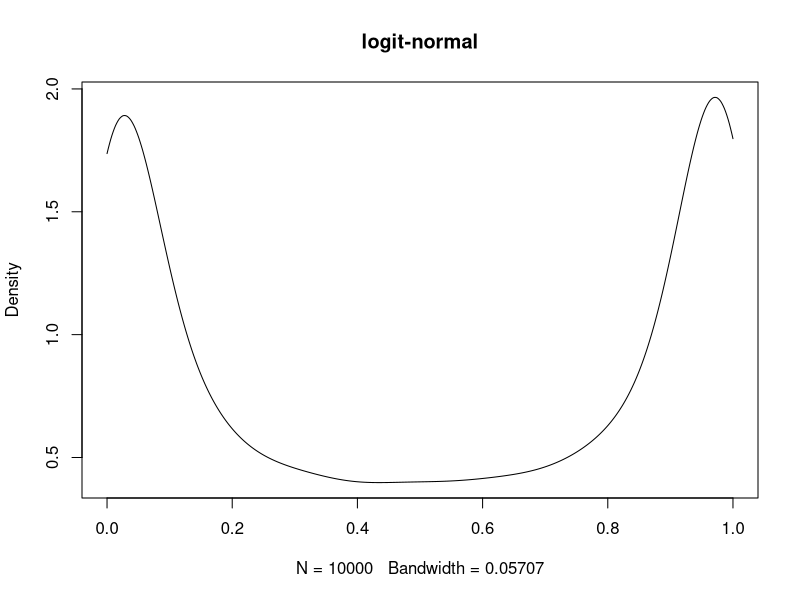
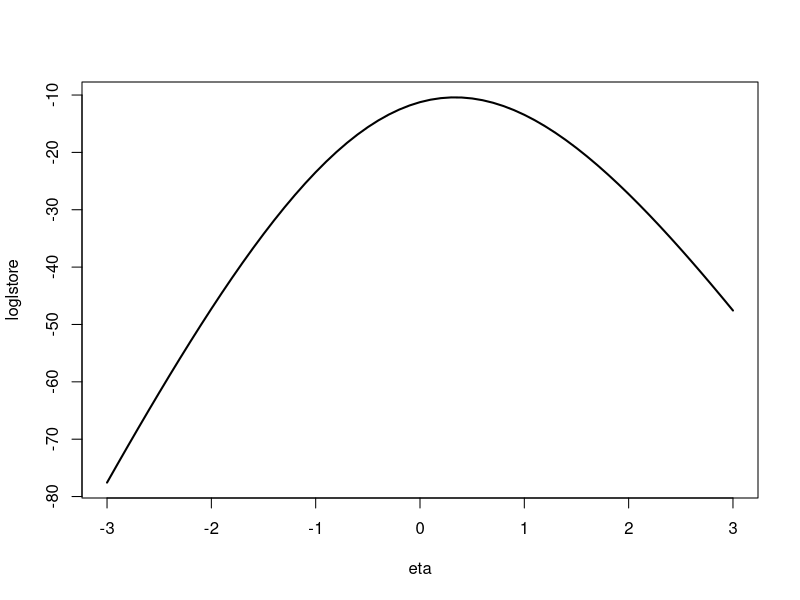
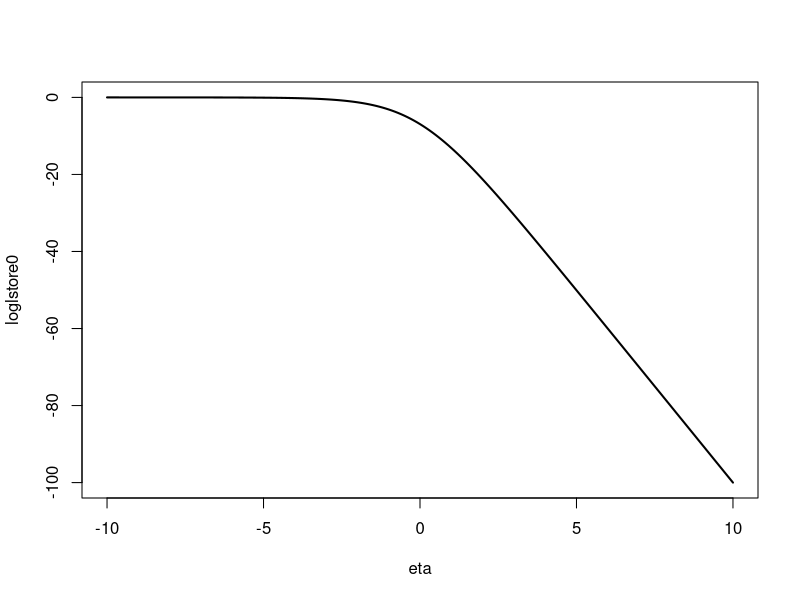
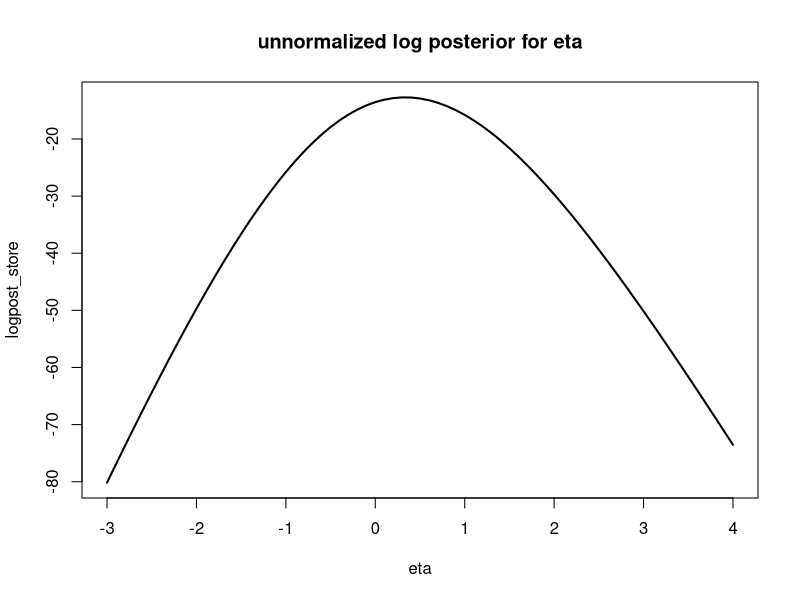
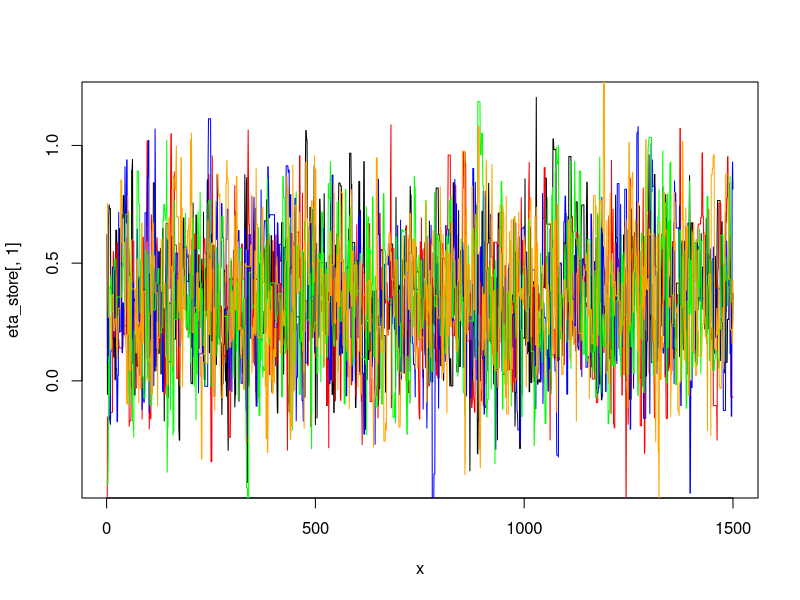
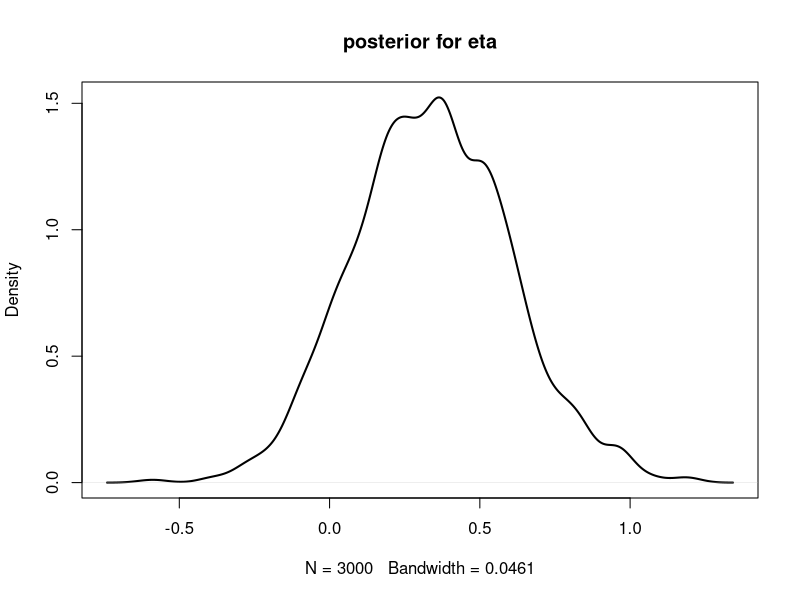
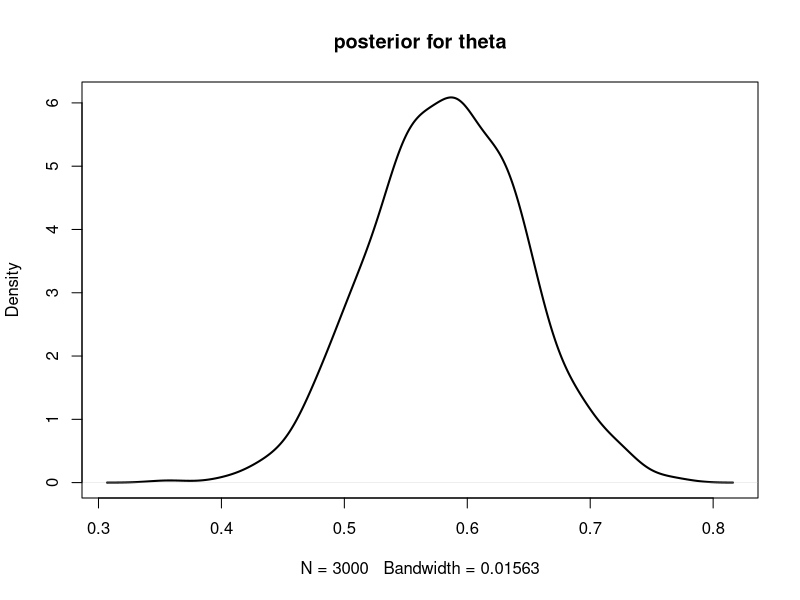
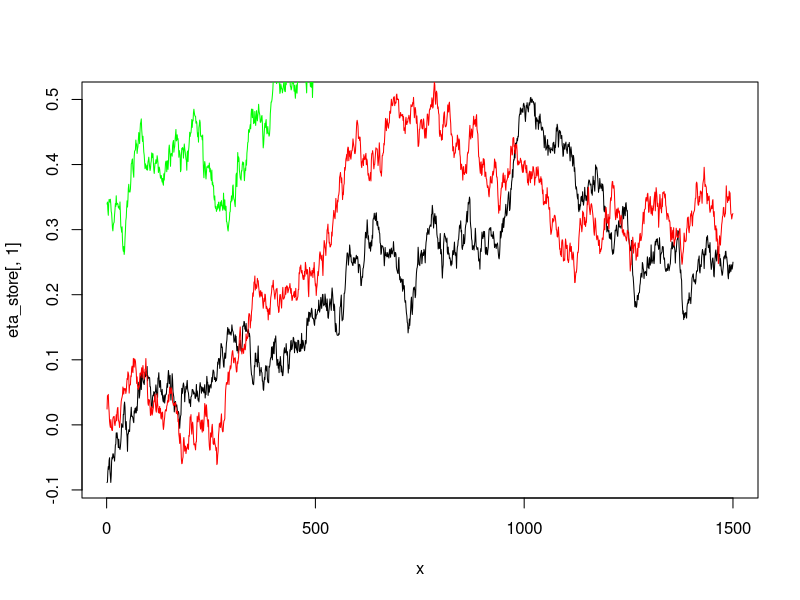

Write R code to recreate these figures, in order.
###Metropolis-Hastings Example 1: Simple Binomial logit model
library(MASS)
library(mvtnorm)  ##multivariate normal and t  distributions
library(arm)    #gives access to logit( and invlogit  functions)
library(LearnBayes)  #laplace function

## Binomial - logit-normal 

# setwd("~/Patrick/Stat314-2017/code/")  #Should be unnecessary as 
                                         ##data given in code

set.seed(29663)

### simple Binomial - logit-normal  example
## set-up the data
Y <- c(6,7,5,5,4,8)
N <- rep(10,length(Y))
NmY <- N-Y

#get some basic summary statistics
sumY <- sum(Y)
sumNmY <- sum(N-Y)

##We will assume a binomial likelihood but instead of a 
##conjugate Beta(a,b) prior we will adopt a 
##logit-normal prior for theta, i.e logit(theta) ~Normal(mu,sigma2)

###############################################################################
### Explore  the logit-normal density by plotting

################################################################################
##first define a function to draw values from the logit-normal distribution.
##could also use the logitnorm package
rlogitnormal <- function(n,mu,sigma) {
  require(arm)
 l <- rnorm(n=n,mean=mu,sd=sigma)
 theta <- invlogit(l)
 return(theta)
}

##specify parameters of the prior for this illustration
mu_prior <- logit(0.5)
sigma_prior <- 4  ##Note this is sigma not sigma^2
testtheta <- rlogitnormal(n=10000,mu=mu_prior,sigma=sigma_prior)
plot(density(testtheta,from=0,to=1),main="logit-normal")
summary(testtheta)

#####################################################################################################

### Set up functions to evaluate the log-likelihood and log 
#(unnormalized posterior)

######################################################################################################

###Function to compute the log-likelihood for a given 
#logit(probability)

loglike_binom_logit <- function(eta,Y,N)  {
  theta <- invlogit(eta)
  logl <- dbinom(Y,N,prob=theta,log=TRUE)
  return(sum(logl))
}

##test this out
loglike_binom_logit(eta=0,Y=Y,N=N)
loglike_binom_logit(eta=-3,Y=Y,N=N)
loglike_binom_logit(eta=3,Y=Y,N=N)

###plot the log likelihood as a function of eta

eta <- seq(from=-3,to=3,by=0.1) ##range over  which to evaluate the 
                                ##log-likelihood
loglstore <- rep(NA,length(eta))  #object to store the log-likelihood 
                                  #values
for (i in 1:length(eta)) {
  loglstore[i] <- loglike_binom_logit(eta=eta[i],Y=Y,N=N)
}


plot(eta,loglstore,type="l",lwd=2)

##Aside ###What if observe a sequence of zeros
Y0 <- rep(0,10)
N0 <- rep(1,10)

eta <- seq(from=-10,to=10,by=0.1)
loglstore0 <- rep(NA,length(eta))
for (i in 1:length(eta)) {
  loglstore0[i] <- loglike_binom_logit(eta=eta[i],Y=Y0,N=N0)
}

###plot the log likelihood as a function of eta

plot(eta,loglstore0,type="l",lwd=2)
arm::invlogit(-10)
arm::invlogit(-5)

loglike_binom_logit(eta=-10,Y=Y0,N=N0)
loglike_binom_logit(-5,Y0,N0)
loglike_binom_logit(0,Y0,N0)

###set-up a function to compute the log-unnormalised posterior
##note the likelihhod function is passed in as a parameter

logpost_binom_logit <- function(eta,likefunc,priormean,priorsd,Y,N) {
  logpost <- likefunc(eta,Y,N) + 
    dnorm(eta,mean=priormean,sd=priorsd,log=TRUE)
  return(logpost)
}


##try out the log - posterior at a few values
testpost1 <- logpost_binom_logit(eta=logit(0.1),
                          likefunc=loglike_binom_logit,
                          priormean=mu_prior,priorsd=sigma_prior,Y=Y,N=N)
testpost1

testpost5 <- logpost_binom_logit(eta=logit(0.5),
                              likefunc=loglike_binom_logit,
                              priormean=mu_prior,priorsd=sigma_prior,Y=Y,N=N)

testpost5

###plot the unormalized posterior for eta
eta <- seq(from=-3, to=4,by=0.1)
logpost_store <- rep(NA,length(eta))  ##vector to store values of the 
                                      ## log-posterior
for (i in 1:length(eta)) {
  logpost_store[i] <- logpost_binom_logit(eta=eta[i],
                                  likefunc=loglike_binom_logit,
                                  priormean=mu_prior,priorsd=sigma_prior,
                                  Y=Y,N=N)
}

summary(logpost_store)
plot(cbind(eta,logpost_store),
     main="unnormalized log posterior for eta",type="l",lwd=2)

##########################################################################################################
####Try and build an approximation to the posterior based on 
#maximization of the log unnormalized posterior

############################################################################
##try out laplace() from the LearnBayes packageto get posterior mode and
##variance approximation
#################################################################################################

posapprox <- laplace(logpost_binom_logit,mode=logit(0.5),
                     likefunc=loglike_binom_logit,priormean=mu_prior,
                     priorsd=sigma_prior,Y=Y,N=N)
posapprox

mean_approx_eta <- posapprox$mode
sd_approx_eta <- sqrt(posapprox$var)
sd_approx_eta

###So our initial approximation is. Normal(mean_approx_eta,ad_approx_eta)

#We need an overdispersed approximation to the posterior to generate starting 
# values hence:

sd_start <- 2 * sd_approx_eta   #Could inflate by more

##We will use random-walk Metropolis algorithm in 
#which the jumping distribution is centred on the current value with 
#variance  reccommended by Gelman et al: 2.4^2/d * Vapprox, 
#d= dimension which is one in this case


sd_jump <- 2.4*sd_approx_eta

#sd_jump <- 0.01   ##experiment with poor jumping density

#########################################################################
## Set-up for Metropolis-Hastings 
## We will use a symmetric jumping density -
##univariate normal in this case, as we are dealing with a scalar parameter
########################################################################
nchains <- 5
simnum <- 1500
#burnin <- 500     ##hashed out because we will experiment with different
                    ##burn-in periods; display traceplots for


## set-up structures 
eta_store <- matrix(nrow=simnum,ncol=nchains)
accept_store <- matrix(nrow=simnum,ncol=nchains)


for (j in 1:nchains) {
   ##draw initial value  ideally from over-dispersed approximation to 
   ## posterior
  oldeta <- rnorm(n=1,mean=mean_approx_eta,sd=sd_start)
  for (i in 1:simnum) {
       ##draw proposal from the jumping distribution
    eta_prop <- rnorm(n=1,mean=oldeta,sd=sd_jump)
    ####symmetric jumping density so we can just us the metropolis version of the algorithm
    
    ##evaluate log posterior at the proposal  #log-likelihood + log prior
    logpost_prop <-  logpost_binom_logit(eta=eta_prop,
                                         likefunc=loglike_binom_logit,
                                         priormean=mu_prior,
                                         priorsd=sigma_prior,
                                         Y=Y,N=N)  
    #
    ##evalute the log posterior at the current value
    ##evaluate log posterior at the proposal
    logpost_old <- logpost_binom_logit(eta=oldeta,
                                       likefunc=loglike_binom_logit,
                                       priormean=mu_prior,
                                       priorsd=sigma_prior,
                                       Y=Y,N=N) 
    
    ##compute the acceptance ratio  
    logrMH <- logpost_prop-logpost_old  #symmetric jumping density  so only need log posterior
    
    ##check whether  to accept
    accept <- (log(runif(1)) < logrMH)
    accept_store[i,j] <- as.numeric(accept)
    
    if (accept) {
      oldeta <- eta_prop
    }
    eta_store[i,j] <- oldeta
   } ###end loop over iterations
  }  ##end loop over chains

# check acceptance rates
colMeans(accept_store)

###traceplots - all iterations
x <- seq(from=1,to=simnum,by=1)
plot(x,eta_store[,1],type="l")
lines(x,eta_store[,2],col="red")
lines(x,eta_store[,3],col="blue")
lines(x,eta_store[,4],col="green")
lines(x,eta_store[,5],col="orange")

##Gelman-rubin diagnostic
###drop burn_in
burnin <- 500
poseta <- eta_store[(burnin+1):simnum,]

##Chunk each  posterior  chains into  two pieces  
## and reassemble as a matrix

possize <- nrow(poseta)

n1 <- round(possize/2)  ##size of first chunk

chunk1 <- poseta[1:n1,]
chunk2 <- poseta[(round(possize/2)+1):possize,]

poseta_chunked <- cbind(chunk1,chunk2)

str(poseta_chunked)

##obtain the chain means
chain_mean <- colMeans(poseta)
##obtain the within chain variance
chain_sd <- apply(poseta,MARGIN=2,FUN=sd)
chain_var <- chain_sd^2
W = mean(chain_var)
##get between chain variance

possize_chunked <- nrow(poseta_chunked)
B <- possize_chunked*(sd(chain_mean))^2

##Now build the components of the Gelman-Rubin statistic

Vplus <- ((possize_chunked-1)/possize_chunked) * W + (1/possize_chunked)*B
Rhat <- sqrt(Vplus/W)
Rhat

##compute  estimated effective sample size, using Coda

poseta.mcmc <- coda::as.mcmc(poseta_chunked )
poseta.mcmc.list <- coda::mcmc.list(poseta.mcmc[,1],
                                    poseta.mcmc[,2],
                                    poseta.mcmc[,3],
                                    poseta.mcmc[,4],
                                    poseta.mcmc[,5],
                                    poseta.mcmc[,6],
                                    poseta.mcmc[,7],
                                    poseta.mcmc[,8],
                                    poseta.mcmc[,9],
                                    poseta.mcmc[,10] )

codaNeff <- coda::effectiveSize(poseta.mcmc.list)

codaNeff

##summarise the posterior for eta
##combine posterior samples from the separate chains

poseta_pooled <- poseta[,1]
for (j in 2:nchains) {
  poseta_pooled <- c(poseta_pooled,poseta_chunked[,j])
}

summary(poseta_pooled)
plot(density(poseta_pooled),main="posterior for eta",lwd=2)

##should transform back to probability scale
postheta_pooled <- invlogit(poseta_pooled)
summary(postheta_pooled)
plot(density(postheta_pooled,adjust=1.4),main="posterior for theta",lwd=2)
##95% credible interval  for theta
quantile(postheta_pooled,probs=c(0.025,0.5,0.975))

##probability theta > 0.75
mean((postheta_pooled > 0.75))
summary(postheta_pooled)



# Illustrate what  happens with  a  poorly chosen jumping distribution --------

sd_jump <- 0.01   ##experiment with poor jumping density

#########################################################################
## Set-up for Metropolis-Hastings 
## We will use a symmetric jumping density -
##univariate normal in this case as we are dealing with a scalar parameter
########################################################################
nchains <- 5
simnum <- 1500
#burnin <- 500     ##hashed out because we will experiment with different burn - in
##periods; display traceplots for


## set-up structures 
eta_store <- matrix(nrow=simnum,ncol=nchains)
accept_store <- matrix(nrow=simnum,ncol=nchains)


for (j in 1:nchains) {
  ##draw initial value  ideally from over-dispersed approximation to 
  ## posterior
  oldeta <- rnorm(n=1,mean=mean_approx_eta,sd=sd_start)
  for (i in 1:simnum) {
    ##draw proposal from the jumping distribution
    eta_prop <- rnorm(n=1,mean=oldeta,sd=sd_jump)
    ####symmetric jumping density so we can just us the metropolis version of the algorithm
    
    ##evaluate log posterior at the proposal  #log-likelihood + log prior
    logpost_prop <-  logpost_binom_logit(eta=eta_prop,
                                         likefunc=loglike_binom_logit,
                                         priormean=mu_prior,
                                         priorsd=sigma_prior,
                                         Y=Y,N=N)  
    #
    ##evalute the log posterior at the current value
    ##evaluate log posterior at the proposal
    logpost_old <- logpost_binom_logit(eta=oldeta,
                                       likefunc=loglike_binom_logit,
                                       priormean=mu_prior,
                                       priorsd=sigma_prior,
                                       Y=Y,N=N) 
    
    ##compute the acceptance ratio  
    logrMH <- logpost_prop-logpost_old  #symmetric jumping density  so only need log posterior
    
    ##check whether  to accept
    accept <- (log(runif(1)) < logrMH)
    accept_store[i,j] <- as.numeric(accept)
    
    if (accept) {
      oldeta <- eta_prop
    }
    eta_store[i,j] <- oldeta
  } ###end loop over iterations
}  ##end loop over chains

# check acceptance rates
colMeans(accept_store)

###traceplots - all iterations
x <- seq(from=1,to=simnum,by=1)
plot(x,eta_store[,1],type="l")
lines(x,eta_store[,2],col="red")
lines(x,eta_store[,3],col="blue")
lines(x,eta_store[,4],col="green")
lines(x,eta_store[,5],col="orange")

##Gelman-rubin diagnostic
###drop burn_in
burnin <- 500
poseta <- eta_store[(burnin+1):simnum,]

##Chunk each  posterior  chains into  two pieces  
## and reassemble as a matric

possize <- nrow(poseta)

n1 <- round(possize/2)  ##size of first chunk

chunk1 <- poseta[1:n1,]
chunk2 <- poseta[(round(possize/2)+1):possize,]

poseta_chunked <- cbind(chunk1,chunk2)

str(poseta_chunked)

##obtain the chain means
chain_mean <- colMeans(poseta)
##obtain the within chain variance
chain_sd <- apply(poseta,MARGIN=2,FUN=sd)
chain_var <- chain_sd^2
W = mean(chain_var)
##get between chain variance

possize_chunked <- nrow(poseta_chunked)
B <- possize_chunked*(sd(chain_mean))^2

##Now build the components of the Gelman-Rubin statistic

Vplus <- ((possize_chunked-1)/possize_chunked) * W + (1/possize_chunked)*B
Rhat <- sqrt(Vplus/W)
Rhat

##compute  estimated effective sample size, using Coda

poseta.mcmc <- coda::as.mcmc(poseta_chunked )
poseta.mcmc.list <- coda::mcmc.list(poseta.mcmc[,1],
                                    poseta.mcmc[,2],
                                    poseta.mcmc[,3],
                                    poseta.mcmc[,4],
                                    poseta.mcmc[,5],
                                    poseta.mcmc[,6],
                                    poseta.mcmc[,7],
                                    poseta.mcmc[,8],
                                    poseta.mcmc[,9],
                                    poseta.mcmc[,10] )

codaNeff <- coda::effectiveSize(poseta.mcmc.list)

codaNeff


##so high acceptance rates are no necessarily a good thing
